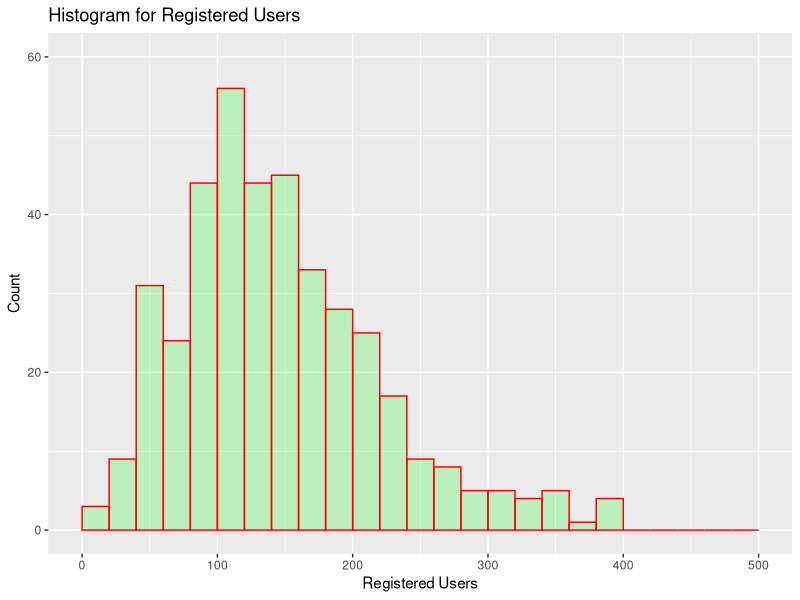
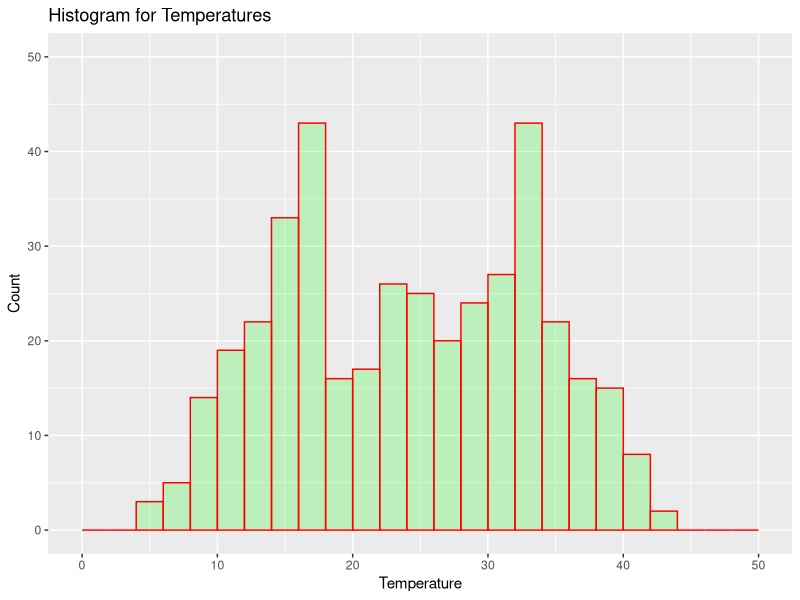
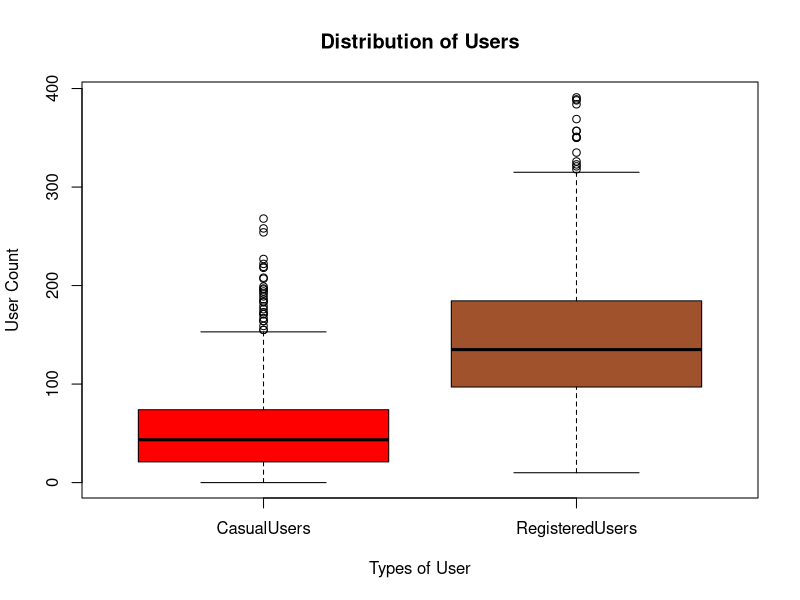
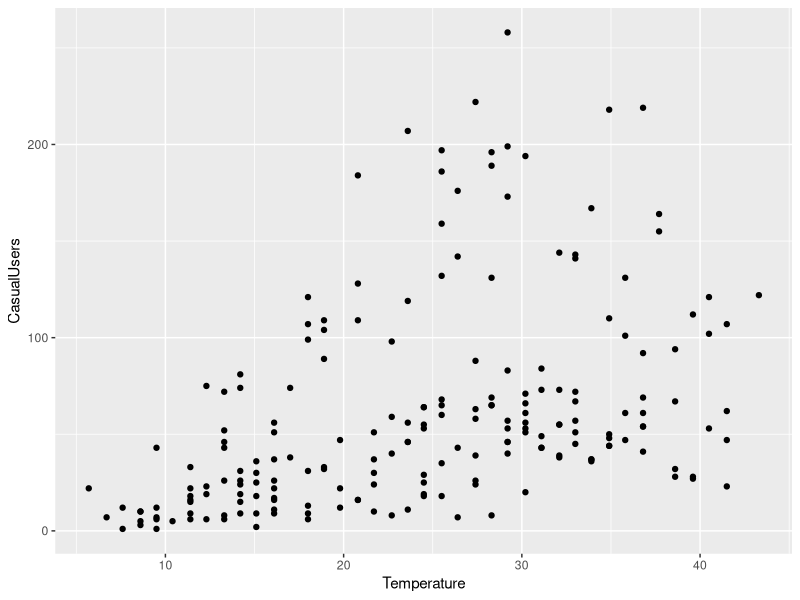
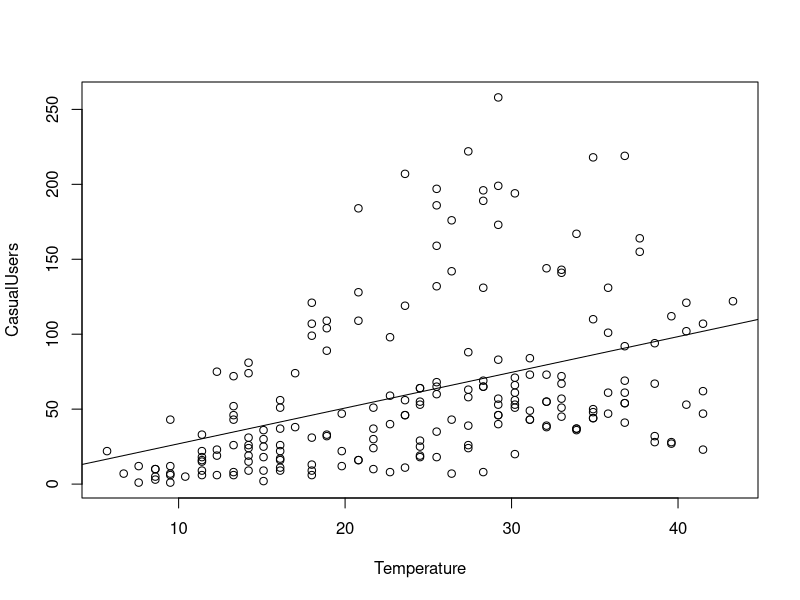
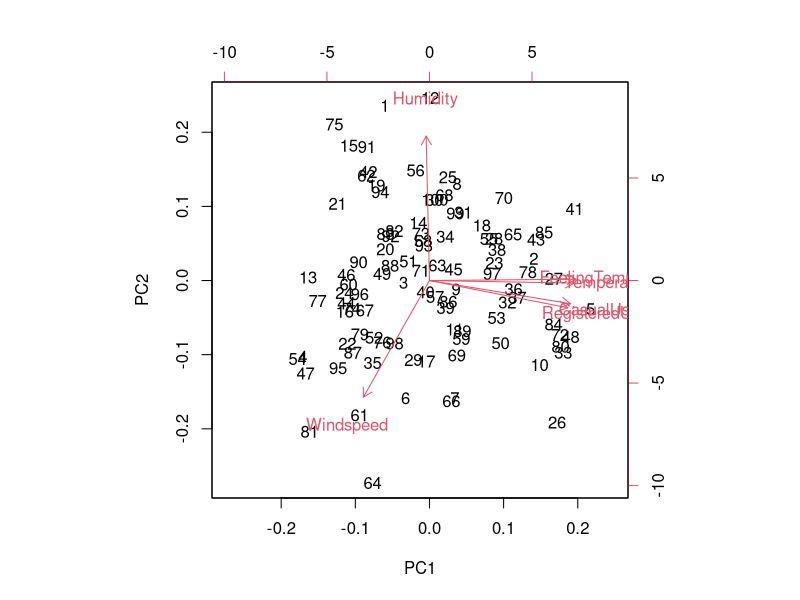
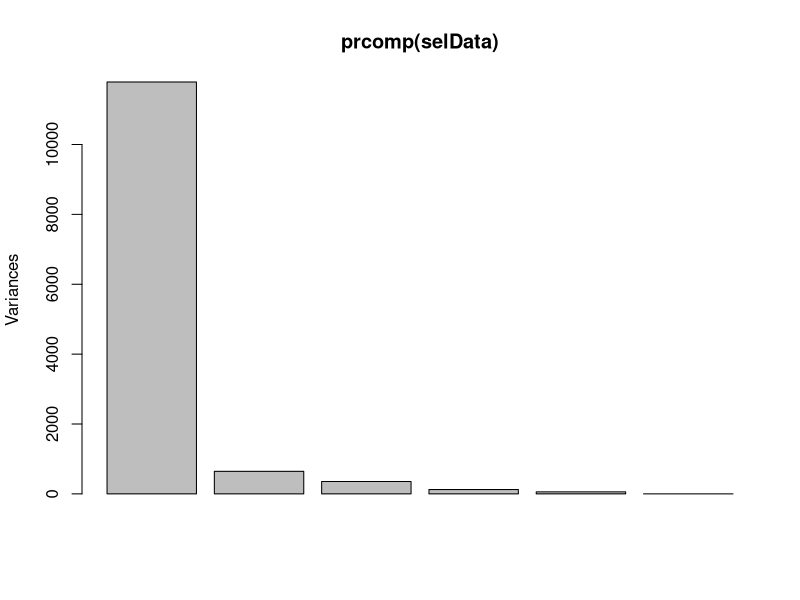
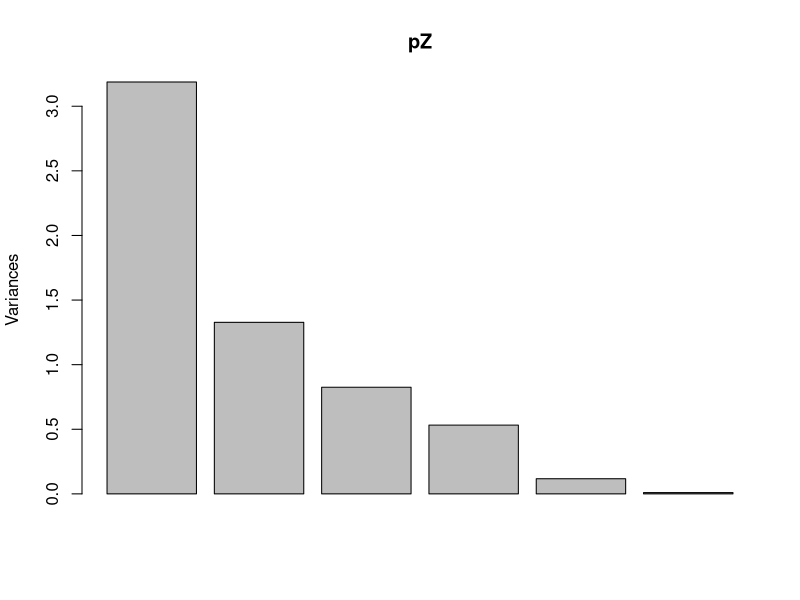

These charts were generated, in order, by the following R code: (Note: this script raises an error after producing the figures.)
## ---- chunk 1
knitr::opts_chunk$set(echo = TRUE)
## ---- chunk 2
rm(list=ls())
gc()
## ---- chunk 3
library(dplyr)
library(ggplot2)
library(MASS)
library(vegan)
library(kernlab)
## ---- chunk 4
the.data<-as.matrix(read.table("data/BikeShareTabSep.txt"))
#nrow(the.data)
my.data <- the.data [sample(1:727,400),c(1:9)]
write.table(my.data,"data/ritesh-218211529-BikeShareMyData.txt")

## ---- chunk 5
# Column Names
col.names <- 
  c("Season", "WorkingDay", "Weather", "Temperature", "FeelingTemperature", 
    "Humidity", "Windspeed", "CasualUsers", "RegisteredUsers")
# Set the column names
colnames(my.data) <- col.names
my.data.df <- as.data.frame(my.data)

# Convert columns to categorical type
my.data.df$Season <-as.factor(my.data.df$Season)
my.data.df$WorkingDay <-as.factor(my.data.df$WorkingDay)
my.data.df$Weather <-as.factor(my.data.df$Weather)

# Data Summary
summary(my.data.df)
#View(my.data.df)
## ---- chunk 6
# Registered User Histogram
ggplot(
  data = my.data.df,
  aes(my.data.df$RegisteredUsers)) +
    geom_histogram(
      breaks = seq(0, 500, by = 20),
      col = "red",
      fill = "green",
      alpha = .2) +
    labs(title = "Histogram for Registered Users") +
    labs(x = "Registered Users", y="Count") + 
    xlim(c(0,500)) + 
    ylim(c(0,60))
## ---- chunk 7
# Temperature Histogram
ggplot(
  data = my.data.df,
  aes(my.data.df$Temperature)) +
    geom_histogram(
      breaks = seq(0, 50, by = 2),
      col = "red",
      fill = "green",
      alpha = .2) +
    labs(title = "Histogram for Temperatures") +
    labs(x = "Temperature", y="Count") + 
    xlim(c(0,50)) + 
    ylim(c(0,50))
## ---- chunk 8
message("Five Number Summary for 'Casual Users': ")
message(sprintf(
  "Minimum value  = %s\nLower Quartile = %s\nMedian = %s\nHiger Quartile = %s\nMaximum Value = %s\n", 
  min(my.data.df$CasualUsers), 
  quantile(my.data.df$CasualUsers, 0.25),
  median(my.data.df$CasualUsers),
  quantile(my.data.df$CasualUsers, 0.75),
  max(my.data.df$CasualUsers)))

message("Mean for 'Casual Users': = ", mean(my.data.df$CasualUsers))

message("\nFive Number Summary for 'Registered users': ")
message(sprintf(
  "Minimum value  = %s\nLower Quartile = %s\nMedian = %s\nHiger Quartile = %s\nMaximum Value = %s\n", 
  min(my.data.df$RegisteredUsers), 
  quantile(my.data.df$RegisteredUsers, 0.25),
  median(my.data.df$RegisteredUsers),
  quantile(my.data.df$RegisteredUsers, 0.75),
  max(my.data.df$RegisteredUsers)))

message("Mean for 'Registered users' = ", mean(my.data.df$RegisteredUsers))

## ---- chunk 9

boxplot(
  my.data.df[c("CasualUsers", "RegisteredUsers")], 
  main="Distribution of Users",
  xlab="Types of User", 
  ylab="User Count",
  col = c("red","sienna"),
  at = c(1,2), 
  #par(mar = c(12, 5, 4, 2) + 0.1),
  names = c("CasualUsers", "RegisteredUsers"))


## ---- chunk 10
ggplot(head(my.data.df,200), aes(x=Temperature, y=CasualUsers)) + 
  geom_point()
  
#scatter.smooth(x=head(my.data.df,200)$Temperature, y=head(my.data.df,200)$CasualUsers, main="CasualUsers ~ Temperature")
## ---- chunk 11
cor(my.data.df$Temperature, my.data.df$CasualUsers) 

linearMod <- lm(CasualUsers ~ Temperature, data=my.data.df)
summary(linearMod)

{plot(CasualUsers ~ Temperature, data=head(my.data.df,200)) 
abline(lm(CasualUsers ~ Temperature, data=head(my.data.df,200)))}

## ---- chunk 12
data.pca <- read.table("data/BikeShareTabSep.txt")
colnames(data.pca) <- col.names
the.data.pca <- as.matrix(data.pca)
selData <- the.data.pca [sample(1:727,100),c(4:9)]

write.table(selData,"data/ritesh-218211529-PCASelData.txt")
## ---- chunk 13

pZ <- prcomp(selData, tol = 0.01, scale = TRUE)
pZ
summary(pZ)
cor(selData)
biplot(pZ)

## ---- chunk 14
#par(mfrow=c(3,1))
#x <- paste("PC", (seq(1,6,1)))
plot(prcomp(selData))
plot(pZ)
plot((pZ$sdev)^2, type = "b", xlab = "Principal Component", ylab = "Variance", axes = FALSE)
axis(1, at=1:6, labels=paste("PC", (seq(1,6,1))))
axis(2)
mtext(side=3, "Variance vs Principal Components")
## ---- chunk 15

selData.dist <- dist(selData)
mds <- cmdscale(selData.dist) 
plot(mds)

## ---- chunk 16
#library(MASS)
selData.x <- as.matrix(selData[,-1])
fit<-isoMDS(selData.dist, k=2)
plot(fit$points, type = "n", xlab="X",ylab="Y")
text(fit$points, labels = as.character(1:nrow(selData.x)))
## ---- chunk 17
selData.dist<-dist(selData.x)
selData.dist.mds.2 <- isoMDS(selData.dist, k=2)
selData.dist.mds.3 <- isoMDS(selData.dist, k=3)
selData.dist.mds.4 <- isoMDS(selData.dist, k=4)

selData.sh.2<- Shepard(selData.dist, selData.dist.mds.2$points)
selData.sh.3<- Shepard(selData.dist, selData.dist.mds.3$points)
selData.sh.4<- Shepard(selData.dist, selData.dist.mds.4$points)
plot(selData.sh.2, pch= ".")
lines(selData.sh.2$x, selData.sh$yf, type = "S", col="red")
plot(selData.sh.3, pch= ".")
lines(selData.sh.3$x, selData.sh$yf, type = "S", col="red")
plot(selData.sh.4, pch= ".")
lines(selData.sh.4$x, selData.sh$yf, type = "S", col="red")
## ---- chunk 18
fit<-isoMDS(selData.dist, k=4)
plot(fit$points, type = "n", xlab="X",ylab="Y")
text(fit$points, labels = as.character(1:nrow(selData.x)))
## ---- chunk 19

zz<-read.table("data/SITdata2018.txt")
zz<-as.matrix(zz)
# zz
## ---- chunk 20
# a) Draw a scatter plot of the data. [1 mark].
plot(zz)
## ---- chunk 21
# b) State the number of classes/clusters that can be found in the “SITdata2018” (zz) [1 marks].
## ---- chunk 22
# c) Use the above number of classes as the k value and perform the k-means clustering on that data. Show the results using a scatterplot. Comment on the clusters obtained. [4 Marks]
cl <-kmeans(zz, 4, nstart= 25)
plot(zz, col = cl$cluster)
points(cl$centers, col = 1:5, pch= 8)
## ---- chunk 23
# d) Vary the number of clusters (k value) from 2 to 20 in increments of 1 and perform the k-means clustering for the above data. Record the total within sum of squares (TOTWSS) value for each k, and plot a graph of TOTWSS verses k. Explain how you can use this graph to find the correct number of classes/clusters in the data. [3 marks]
totwss <- array(,c(20,1))
for (i in 2:20)
{
print(i)
totwss[i,1]=(kmeans(zz,centers=i))$tot.withinss
print(totwss[i])
}
plot(totwss, main="total within sum of squres(totWSS) with different K value")
totwss
## ---- chunk 24

#data(zz)
zz.spectral<-read.table("data/SITdata2018.txt")
zz.spectral<-as.matrix(zz.spectral)
sc.spectral<-specc(zz.spectral, centers=5)
sc.spectral
centers(sc.spectral)
size(sc.spectral)
withinss(sc.spectral)
plot(zz.spectral, col=sc.spectral)
